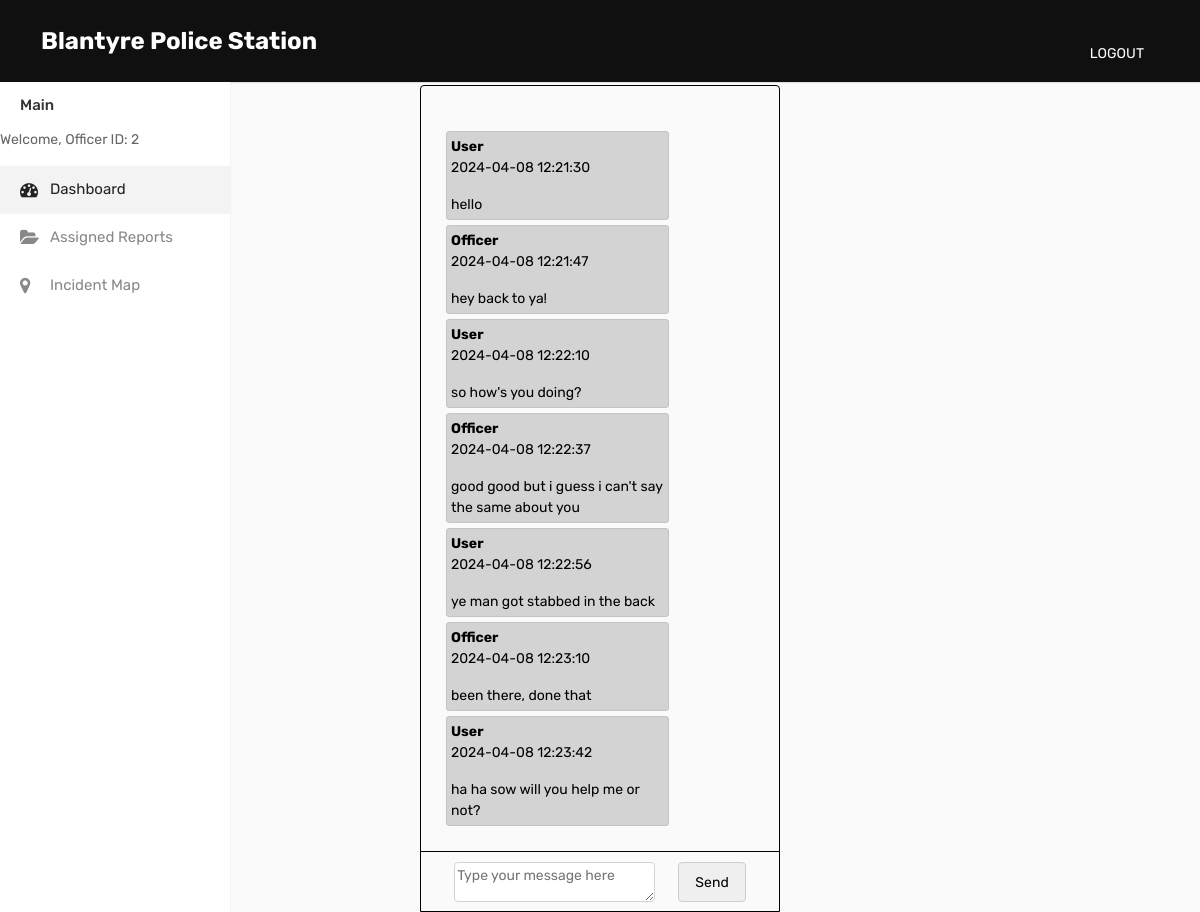
The page /Chat_Interface.php?report_id=31 (signed in) on the database as committed earlier.
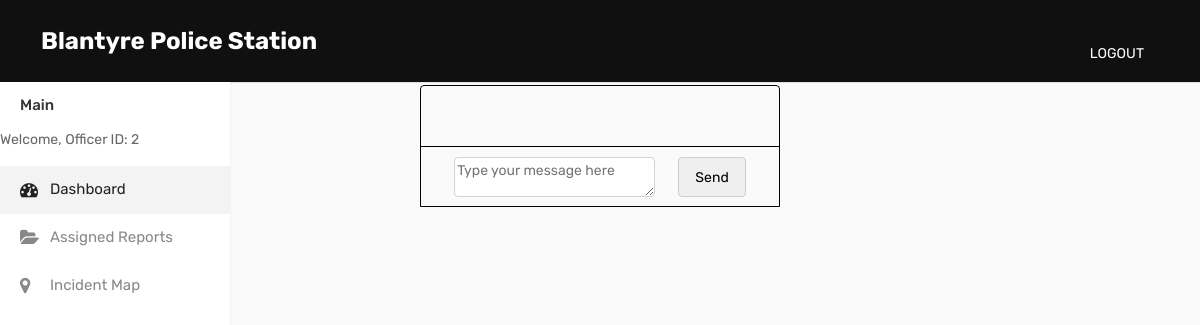
The same page on the database as committed later.
### tables this page shows
CREATE TABLE IF NOT EXISTS `chats` (
  `id` int NOT NULL AUTO_INCREMENT,
  `report_id` int NOT NULL,
  `sender_id` int NOT NULL,
  `sender_name` varchar(50) NOT NULL,
  `message` varchar(255) NOT NULL,
  `sender_type` enum('user','officer') NOT NULL,
  `created_at` datetime DEFAULT CURRENT_TIMESTAMP,
  PRIMARY KEY (`id`),
  KEY `report_id` (`report_id`),
  KEY `sender_id` (`sender_id`)
);

### Chat_Interface.php (the view, shortened to what this page needs)
<?php
if (isset($_POST['message'], $_POST['report_id'])) {
    $message = $_POST['message'];
    $report_id = $_POST['report_id'];
    if (empty($message)) {
        echo "Error: Please enter a message.";
        exit();
    }
    try {
        require_once 'DatabaseConn.php';
        $senderInfo = getSenderInfo();
        $sender_type = $senderInfo['type'];
        $sender_id = $senderInfo['id'];
        $sender_name = ($sender_type === 'officer') ? 'Officer' : 'User';
        $query = "INSERT INTO chats (report_id, sender_id, sender_name, message, sender_type, created_at) VALUES (?, ?, ?, ?, ?, NOW())";
        $stmt = $conn->prepare($query);
        $stmt->bind_param("iissi", $report_id, $sender_id, $sender_name, $message, $sender_type);
        if ($stmt->execute()) {
            header("Location: chat_interface.php?report_id=$report_id");
            exit();
        } else {
            echo "Error sending message: " . $stmt->error;
        }
        $stmt->close();
        $conn->close();
    } catch(Exception $e) {
        echo "Error: " . $e->getMessage();
    }
} elseif (isset($_GET['report_id'])) {
    ?>
    <!DOCTYPE html>
    <html lang="en">
    <head>
        <link href="css/bootstrap.css" rel="stylesheet" />
        <link href="css/style.css" rel="stylesheet" />
        <link rel="stylesheet" type="text/css" href="css/bootstrap2.min.css">
        <link rel="stylesheet" type="text/css" href="css/style2.css">
    </head>
    <body>
        <header class="header_section">
        <?php
        require_once 'nvbr.php';
        ?>
        </header>
        <main class="">
            <?php
            if(isset($_SESSION['officer_id'])){
                require_once 'officer_side_bar.php';
            }
            ?>
            <main class="chat-body">
            <div class="chat-text" id="chat-text">
                <?php
                require_once 'DatabaseConn.php';
                $report_id = $_GET['report_id'];
                $query = "SELECT * FROM chats WHERE report_id = ? ORDER BY id asc";
                $stmt = $conn->prepare($query);
                $stmt->bind_param("i", $report_id);
                $stmt->execute();
                $result = $stmt->get_result();
                while ($row = $result->fetch_assoc()) {
                    $sender_name = $row['sender_name'];
                    $messageClass = $row['sender_type'] === 'user' ? 'user-message' : 'officer-message';
                    echo '<div class="chat-message ' . $messageClass . '">';
                    echo '<b class="chat-message-sender">' . $sender_name . '</b>';
                    echo '<p>' . $row['created_at'] . '</p>';
                    echo '<p class="the-chat-message">' . $row['message'] . '</p>';
                    echo '</div>';
            }
            ?>
        </div>
    <form action="chat_interface.php" method="post" class="form-chat" id="chat-form">
        <textarea name="message" placeholder="Type your message here" required></textarea>
        <button type="submit" id="chat-button" >Send</button>
    </form>
    </main>
    </main>
</body>
</html>
    <?php
} else {
    echo "Invalid request.";
    exit();
}
?>

Rows that differ between the two databases and show on the page:
removed chats: sender_name "User", created_at "2024-04-08 12:21:30", message "hello"
removed chats: sender_name "Officer", created_at "2024-04-08 12:21:47", message "hey back to ya!"
removed chats: sender_name "User", created_at "2024-04-08 12:22:10", message "so how's you doing?"
removed chats: sender_name "Officer", created_at "2024-04-08 12:22:37", message "good good but i guess i can't say the same about you"
removed chats: sender_name "User", created_at "2024-04-08 12:22:56", message "ye man got stabbed in the back"
removed chats: sender_name "Officer", created_at "2024-04-08 12:23:10", message "been there, done that"
removed chats: sender_name "User", created_at "2024-04-08 12:23:42", message "ha ha sow will you help me or not?"
